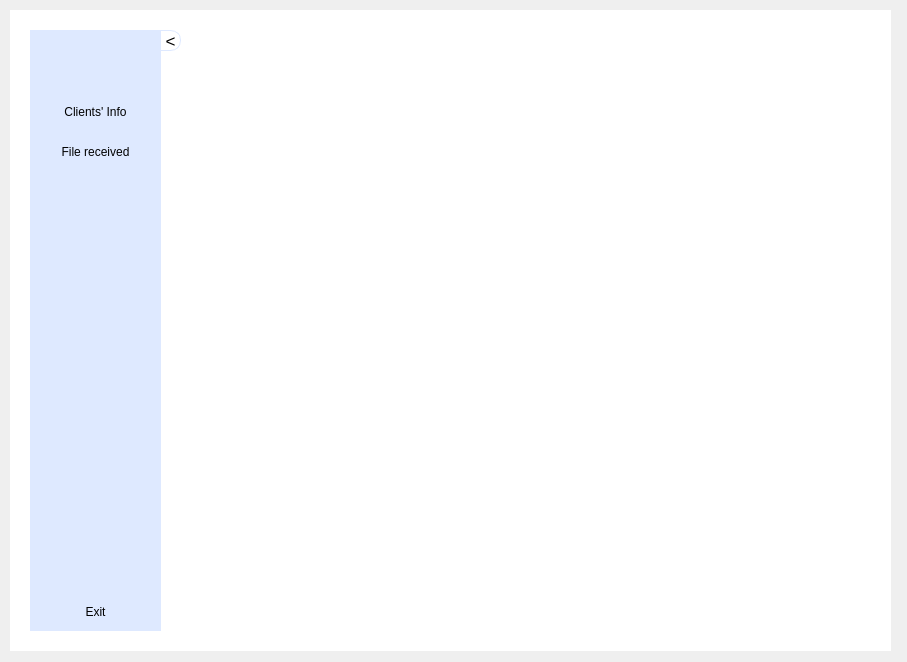
<?xml version="1.0" encoding="UTF-8"?>
<ui version="4.0">
 <class>Form</class>
 <widget class="QWidget" name="Form">
  <property name="geometry">
   <rect>
    <x>0</x>
    <y>0</y>
    <width>907</width>
    <height>662</height>
   </rect>
  </property>
  <property name="windowTitle">
   <string>Form</string>
  </property>
  <widget class="QWidget" name="space" native="true">
   <property name="geometry">
    <rect>
     <x>10</x>
     <y>10</y>
     <width>881</width>
     <height>641</height>
    </rect>
   </property>
   <property name="styleSheet">
    <string notr="true">background-color: rgb(255, 255, 255);</string>
   </property>
   <widget class="QWidget" name="Symbol_column" native="true">
    <property name="geometry">
     <rect>
      <x>20</x>
      <y>20</y>
      <width>61</width>
      <height>601</height>
     </rect>
    </property>
    <property name="styleSheet">
     <string notr="true">background-color: rgb(222, 233, 255);</string>
    </property>
    <widget class="QPushButton" name="clientsInfo_2">
     <property name="geometry">
      <rect>
       <x>10</x>
       <y>70</y>
       <width>41</width>
       <height>23</height>
      </rect>
     </property>
     <property name="styleSheet">
      <string notr="true">QPushButton
{
color: rgb(0, 0, 0);
font: 10pt &quot;Nunito Medium&quot;;
border : 1px solid rgb(222, 233, 255);
}
QPushButton:hover
{
color: rgb(1, 24, 156);
font: 10pt &quot;Nunito Black&quot;;
background-color: rgb(255, 255, 255);
border-radius: 10px;
}</string>
     </property>
     <property name="text">
      <string/>
     </property>
     <property name="icon">
      <iconset resource="res.qrc">
       <normaloff>:/image/information.png</normaloff>:/image/information.png</iconset>
     </property>
     <property name="checkable">
      <bool>true</bool>
     </property>
     <property name="checked">
      <bool>false</bool>
     </property>
    </widget>
    <widget class="QPushButton" name="fileReceived_2">
     <property name="geometry">
      <rect>
       <x>10</x>
       <y>110</y>
       <width>41</width>
       <height>23</height>
      </rect>
     </property>
     <property name="styleSheet">
      <string notr="true">QPushButton
{
color: rgb(0, 0, 0);
font: 10pt &quot;Nunito Medium&quot;;
border : 1px solid rgb(222, 233, 255);
}
QPushButton:hover
{
color: rgb(1, 24, 156);
font: 10pt &quot;Nunito Black&quot;;
background-color: rgb(255, 255, 255);
border-radius: 10px;
}</string>
     </property>
     <property name="text">
      <string/>
     </property>
     <property name="icon">
      <iconset resource="res.qrc">
       <normaloff>:/image/received.png</normaloff>:/image/received.png</iconset>
     </property>
     <property name="checkable">
      <bool>true</bool>
     </property>
     <property name="checked">
      <bool>false</bool>
     </property>
    </widget>
    <widget class="QPushButton" name="Exit_2">
     <property name="geometry">
      <rect>
       <x>10</x>
       <y>570</y>
       <width>41</width>
       <height>23</height>
      </rect>
     </property>
     <property name="styleSheet">
      <string notr="true">QPushButton
{
color: rgb(0, 0, 0);
font: 10pt &quot;Nunito Medium&quot;;
border : 1px solid rgb(222, 233, 255);
}
QPushButton:hover
{
color: rgb(1, 24, 156);
font: 10pt &quot;Nunito Black&quot;;
background-color: rgb(255, 255, 255);
border-radius: 10px;
}</string>
     </property>
     <property name="text">
      <string/>
     </property>
     <property name="icon">
      <iconset resource="res.qrc">
       <normaloff>:/image/exit.png</normaloff>:/image/exit.png</iconset>
     </property>
     <property name="checkable">
      <bool>true</bool>
     </property>
     <property name="checked">
      <bool>false</bool>
     </property>
    </widget>
   </widget>
   <widget class="QWidget" name="Info_column" native="true">
    <property name="geometry">
     <rect>
      <x>20</x>
      <y>20</y>
      <width>131</width>
      <height>601</height>
     </rect>
    </property>
    <property name="styleSheet">
     <string notr="true">background-color: rgb(222, 233, 255);</string>
    </property>
    <widget class="QPushButton" name="fileReceived">
     <property name="geometry">
      <rect>
       <x>5</x>
       <y>110</y>
       <width>121</width>
       <height>23</height>
      </rect>
     </property>
     <property name="styleSheet">
      <string notr="true">QPushButton
{
color: rgb(0, 0, 0);
font: 10pt &quot;Nunito Medium&quot;;
border : 1px solid rgb(222, 233, 255);
}
QPushButton:hover
{
color: rgb(1, 24, 156);
font: 10pt &quot;Nunito Black&quot;;
background-color: rgb(255, 255, 255);
border-radius: 10px;
}</string>
     </property>
     <property name="text">
      <string>File received</string>
     </property>
     <property name="icon">
      <iconset resource="res.qrc">
       <normaloff>:/image/received.png</normaloff>:/image/received.png</iconset>
     </property>
     <property name="checkable">
      <bool>true</bool>
     </property>
     <property name="checked">
      <bool>false</bool>
     </property>
    </widget>
    <widget class="QPushButton" name="clientsInfo">
     <property name="geometry">
      <rect>
       <x>5</x>
       <y>70</y>
       <width>121</width>
       <height>23</height>
      </rect>
     </property>
     <property name="styleSheet">
      <string notr="true">QPushButton
{
color: rgb(0, 0, 0);
font: 10pt &quot;Nunito Medium&quot;;
border : 1px solid rgb(222, 233, 255);
}
QPushButton:hover
{
color: rgb(1, 24, 156);
font: 10pt &quot;Nunito Black&quot;;
background-color: rgb(255, 255, 255);
border-radius: 10px;
}</string>
     </property>
     <property name="text">
      <string>Clients' Info</string>
     </property>
     <property name="icon">
      <iconset resource="res.qrc">
       <normaloff>:/image/information.png</normaloff>:/image/information.png</iconset>
     </property>
     <property name="checkable">
      <bool>true</bool>
     </property>
     <property name="checked">
      <bool>false</bool>
     </property>
    </widget>
    <widget class="QPushButton" name="Exit">
     <property name="geometry">
      <rect>
       <x>5</x>
       <y>570</y>
       <width>121</width>
       <height>23</height>
      </rect>
     </property>
     <property name="styleSheet">
      <string notr="true">QPushButton
{
color: rgb(0, 0, 0);
font: 10pt &quot;Nunito Medium&quot;;
border : 1px solid rgb(222, 233, 255);
}
QPushButton:hover
{
color: rgb(1, 24, 156);
font: 10pt &quot;Nunito Black&quot;;
background-color: rgb(255, 255, 255);
border-radius: 10px;
}</string>
     </property>
     <property name="text">
      <string>Exit</string>
     </property>
     <property name="icon">
      <iconset resource="res.qrc">
       <normaloff>:/image/exit.png</normaloff>:/image/exit.png</iconset>
     </property>
     <property name="checkable">
      <bool>true</bool>
     </property>
     <property name="checked">
      <bool>false</bool>
     </property>
    </widget>
   </widget>
   <widget class="QPushButton" name="notexpand">
    <property name="geometry">
     <rect>
      <x>150</x>
      <y>20</y>
      <width>21</width>
      <height>21</height>
     </rect>
    </property>
    <property name="sizePolicy">
     <sizepolicy hsizetype="Fixed" vsizetype="Fixed">
      <horstretch>0</horstretch>
      <verstretch>0</verstretch>
     </sizepolicy>
    </property>
    <property name="font">
     <font>
      <family>MS Sans Serif</family>
      <pointsize>13</pointsize>
      <weight>50</weight>
      <italic>false</italic>
      <bold>false</bold>
     </font>
    </property>
    <property name="styleSheet">
     <string notr="true">QPushButton
{
border: 1px solid rgb(222, 233, 255);
font: 13pt &quot;MS Sans Serif&quot;;
background-color : rgb(255,255,255);
border-top-right-radius : 10px;
border-bottom-right-radius : 10px;
}
QPushButton:hover
{
color: rgb(1, 24, 156);
font: 13pt &quot;MS Sans Serif&quot;;
border: 1px solid rgb(222, 233, 255);
background-color: rgb(222, 233, 255);
border-top-right-radius : 10px;
border-bottom-right-radius : 10px;
}
QPushButton:pressed
{
color: rgb(0,0,0);
font: 13pt &quot;MS Sans Serif&quot;;
background-color: rgb(255, 255, 255);
border-top-right-radius : 10px;
border-bottom-right-radius : 10px;
}</string>
    </property>
    <property name="text">
     <string>&lt;</string>
    </property>
    <property name="iconSize">
     <size>
      <width>27</width>
      <height>27</height>
     </size>
    </property>
    <property name="checkable">
     <bool>true</bool>
    </property>
   </widget>
   <widget class="QPushButton" name="expand">
    <property name="geometry">
     <rect>
      <x>80</x>
      <y>20</y>
      <width>21</width>
      <height>21</height>
     </rect>
    </property>
    <property name="sizePolicy">
     <sizepolicy hsizetype="Fixed" vsizetype="Fixed">
      <horstretch>0</horstretch>
      <verstretch>0</verstretch>
     </sizepolicy>
    </property>
    <property name="font">
     <font>
      <family>MS Sans Serif</family>
      <pointsize>13</pointsize>
      <weight>50</weight>
      <italic>false</italic>
      <bold>false</bold>
     </font>
    </property>
    <property name="styleSheet">
     <string notr="true">QPushButton
{
border: 1px solid rgb(222, 233, 255);
font: 13pt &quot;MS Sans Serif&quot;;
background-color : rgb(255,255,255);
border-top-right-radius : 10px;
border-bottom-right-radius : 10px;
}
QPushButton:hover
{
color: rgb(1, 24, 156);
font: 13pt &quot;MS Sans Serif&quot;;
border: 1px solid rgb(222, 233, 255);
background-color: rgb(222, 233, 255);
border-top-right-radius : 10px;
border-bottom-right-radius : 10px;
}
QPushButton:pressed
{
color: rgb(0,0,0);
font: 13pt &quot;MS Sans Serif&quot;;
background-color: rgb(255, 255, 255);
border-top-right-radius : 10px;
border-bottom-right-radius : 10px;
}</string>
    </property>
    <property name="text">
     <string>&gt;</string>
    </property>
    <property name="iconSize">
     <size>
      <width>27</width>
      <height>27</height>
     </size>
    </property>
    <property name="checkable">
     <bool>true</bool>
    </property>
   </widget>
   <zorder>expand</zorder>
   <zorder>Symbol_column</zorder>
   <zorder>Info_column</zorder>
   <zorder>notexpand</zorder>
  </widget>
 </widget>
 <resources>
  <include location="res.qrc"/>
 </resources>
 <connections>
  <connection>
   <sender>clientsInfo</sender>
   <signal>toggled(bool)</signal>
   <receiver>clientsInfo_2</receiver>
   <slot>setChecked(bool)</slot>
   <hints>
    <hint type="sourcelabel">
     <x>149</x>
     <y>110</y>
    </hint>
    <hint type="destinationlabel">
     <x>79</x>
     <y>115</y>
    </hint>
   </hints>
  </connection>
  <connection>
   <sender>fileReceived</sender>
   <signal>toggled(bool)</signal>
   <receiver>fileReceived_2</receiver>
   <slot>setChecked(bool)</slot>
   <hints>
    <hint type="sourcelabel">
     <x>143</x>
     <y>144</y>
    </hint>
    <hint type="destinationlabel">
     <x>71</x>
     <y>155</y>
    </hint>
   </hints>
  </connection>
  <connection>
   <sender>Exit</sender>
   <signal>toggled(bool)</signal>
   <receiver>Exit_2</receiver>
   <slot>setChecked(bool)</slot>
   <hints>
    <hint type="sourcelabel">
     <x>125</x>
     <y>612</y>
    </hint>
    <hint type="destinationlabel">
     <x>63</x>
     <y>616</y>
    </hint>
   </hints>
  </connection>
  <connection>
   <sender>Exit_2</sender>
   <signal>clicked()</signal>
   <receiver>Form</receiver>
   <slot>close()</slot>
   <hints>
    <hint type="sourcelabel">
     <x>67</x>
     <y>607</y>
    </hint>
    <hint type="destinationlabel">
     <x>64</x>
     <y>665</y>
    </hint>
   </hints>
  </connection>
  <connection>
   <sender>Exit</sender>
   <signal>clicked()</signal>
   <receiver>Form</receiver>
   <slot>close()</slot>
   <hints>
    <hint type="sourcelabel">
     <x>203</x>
     <y>612</y>
    </hint>
    <hint type="destinationlabel">
     <x>200</x>
     <y>662</y>
    </hint>
   </hints>
  </connection>
  <connection>
   <sender>notexpand</sender>
   <signal>toggled(bool)</signal>
   <receiver>Info_column</receiver>
   <slot>setHidden(bool)</slot>
   <hints>
    <hint type="sourcelabel">
     <x>299</x>
     <y>87</y>
    </hint>
    <hint type="destinationlabel">
     <x>193</x>
     <y>84</y>
    </hint>
   </hints>
  </connection>
  <connection>
   <sender>notexpand</sender>
   <signal>toggled(bool)</signal>
   <receiver>expand</receiver>
   <slot>setVisible(bool)</slot>
   <hints>
    <hint type="sourcelabel">
     <x>309</x>
     <y>94</y>
    </hint>
    <hint type="destinationlabel">
     <x>240</x>
     <y>46</y>
    </hint>
   </hints>
  </connection>
  <connection>
   <sender>expand</sender>
   <signal>toggled(bool)</signal>
   <receiver>notexpand</receiver>
   <slot>setHidden(bool)</slot>
   <hints>
    <hint type="sourcelabel">
     <x>248</x>
     <y>41</y>
    </hint>
    <hint type="destinationlabel">
     <x>307</x>
     <y>93</y>
    </hint>
   </hints>
  </connection>
  <connection>
   <sender>notexpand</sender>
   <signal>toggled(bool)</signal>
   <receiver>notexpand</receiver>
   <slot>setHidden(bool)</slot>
   <hints>
    <hint type="sourcelabel">
     <x>300</x>
     <y>86</y>
    </hint>
    <hint type="destinationlabel">
     <x>308</x>
     <y>88</y>
    </hint>
   </hints>
  </connection>
  <connection>
   <sender>expand</sender>
   <signal>toggled(bool)</signal>
   <receiver>expand</receiver>
   <slot>setHidden(bool)</slot>
   <hints>
    <hint type="sourcelabel">
     <x>245</x>
     <y>38</y>
    </hint>
    <hint type="destinationlabel">
     <x>250</x>
     <y>43</y>
    </hint>
   </hints>
  </connection>
  <connection>
   <sender>expand</sender>
   <signal>toggled(bool)</signal>
   <receiver>Info_column</receiver>
   <slot>setVisible(bool)</slot>
   <hints>
    <hint type="sourcelabel">
     <x>243</x>
     <y>32</y>
    </hint>
    <hint type="destinationlabel">
     <x>208</x>
     <y>198</y>
    </hint>
   </hints>
  </connection>
  <connection>
   <sender>expand</sender>
   <signal>toggled(bool)</signal>
   <receiver>notexpand</receiver>
   <slot>setVisible(bool)</slot>
   <hints>
    <hint type="sourcelabel">
     <x>246</x>
     <y>43</y>
    </hint>
    <hint type="destinationlabel">
     <x>306</x>
     <y>96</y>
    </hint>
   </hints>
  </connection>
 </connections>
</ui>
